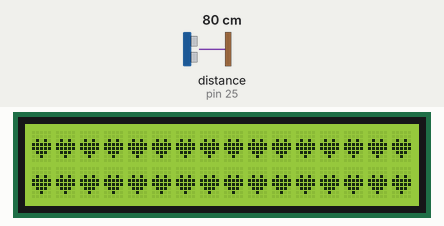
This sketch was run on a simulated Arduino Mega 2560, built with avr-gcc and run on an emulated ATmega2560. Shown: 16×2 character LCD. Wiring (inferred from the names in the program): ultrasonic range finder: trigger pin 24; echo pin 25. The test bench sets the inputs (shaded band); at power-on: distance to the obstacle (sensor on pin 25) 80 cm. The echo pulse lasts 58.3 µs per cm; what the sketch prints to the serial monitor is not drawn.

Above: at 1.2 s.
1.3 s: distance to the obstacle (sensor on pin 25) set to 2 cm
At 9.5 s:
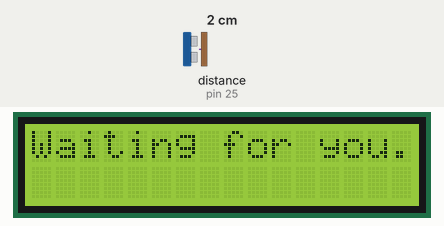
10.6 s: distance to the obstacle (sensor on pin 25) set to 13 cm
19.6 s: distance to the obstacle (sensor on pin 25) set to 15 cm
At 20.0 s:
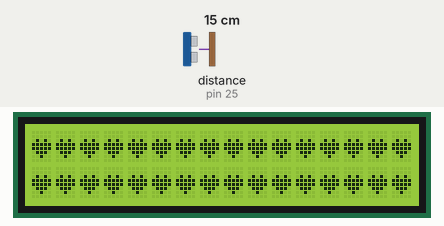
30.7 s: distance to the obstacle (sensor on pin 25) set to 4 cm
Timing chart, 0 to 33.7 s (numbered marks = the images above; inputs shaded):
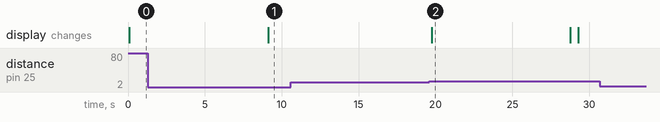

Measured:
- the behaviour switches between 14 and 15 cm on distance to the obstacle (sensor on pin 25) (found by bisection; images 1 and 2)
- after the input at 1.3 s, the display: changes after 7.8 s (image 1)
- after the input at 10.6 s, every drawn part: stays the same
- after the input at 19.6 s, the display: changes after 0.15 s (image 2)
- what the display in image 2 shows lasts 9.1 s, from 19.7 s to 28.8 s

The sketch:

ultrasonic.ino
```cpp
/*
 HC-SR04 Ping distance sensor:
 VCC to arduino 5v
 GND to arduino GND
 Echo to Arduino pin 7
 Trig to Arduino pin 8

 This sketch originates from Virtualmix: http://goo.gl/kJ8Gl
 Has been modified by Winkle ink here: http://winkleink.blogspot.com.au/2012/05/arduino-hc-sr04-ultrasonic-distance.html
 And modified further by ScottC here: http://arduinobasics.blogspot.com.au/2012/11/arduinobasics-hc-sr04-ultrasonic-sensor.html
 on 10 Nov 2012.
 */
#include <LiquidCrystal.h>
#include <LCDKeypad.h>

#define echoPin 25 // Echo Pin
#define trigPin 24 // Trigger Pin
//#define LEDPin 13 // Onboard LED
//#define m1  10

byte c_heart[8] = {
  B00000,
  B00000,
  B01010,
  B11111,
  B11111,
  B01110,
  B00100,
  B00000,
};

LCDKeypad lcd;
int maximumRange = 400; // Maximum range    for(i=1;i++;i==16)needed
int minimumRange = 0; // Minimum range needed
long duration, distance; // Duration used to calculate distance
int i;

void setup() {
 lcd.createChar(1,c_heart);
 lcd.begin(16, 2);
 lcd.clear();
 lcd.print("Waiting for you...");
 Serial.begin (9600);
 pinMode(trigPin, OUTPUT);
 //pinMode(m1, OUTPUT);
 pinMode(echoPin, INPUT);
 //pinMode(LEDPin, OUTPUT); // Use LED indicator (if required)
}

void loop() {
/* The following trigPin/echoPin cycle is used to determine the
 distance of the nearest object by bouncing soundwaves off of it. */
 digitalWrite(trigPin, LOW);
 delayMicroseconds(2);

 digitalWrite(trigPin, HIGH);
 delayMicroseconds(10);

 digitalWrite(trigPin, LOW);
 duration = pulseIn(echoPin, HIGH);

 //Calculate the distance (in cm) based on the speed of sound.
 distance = duration/58.2;
 Serial.println(distance);

 if (distance >= 15 && distance <= 100){
   lcd.clear();
   for(i=1;i++;i==16)
     { lcd.write(1); }
 } else
 {
   lcd.clear();
   lcd.print("Waiting for you...");
 }

 //Delay 50ms before next reading.
 delay(500);
}
```
